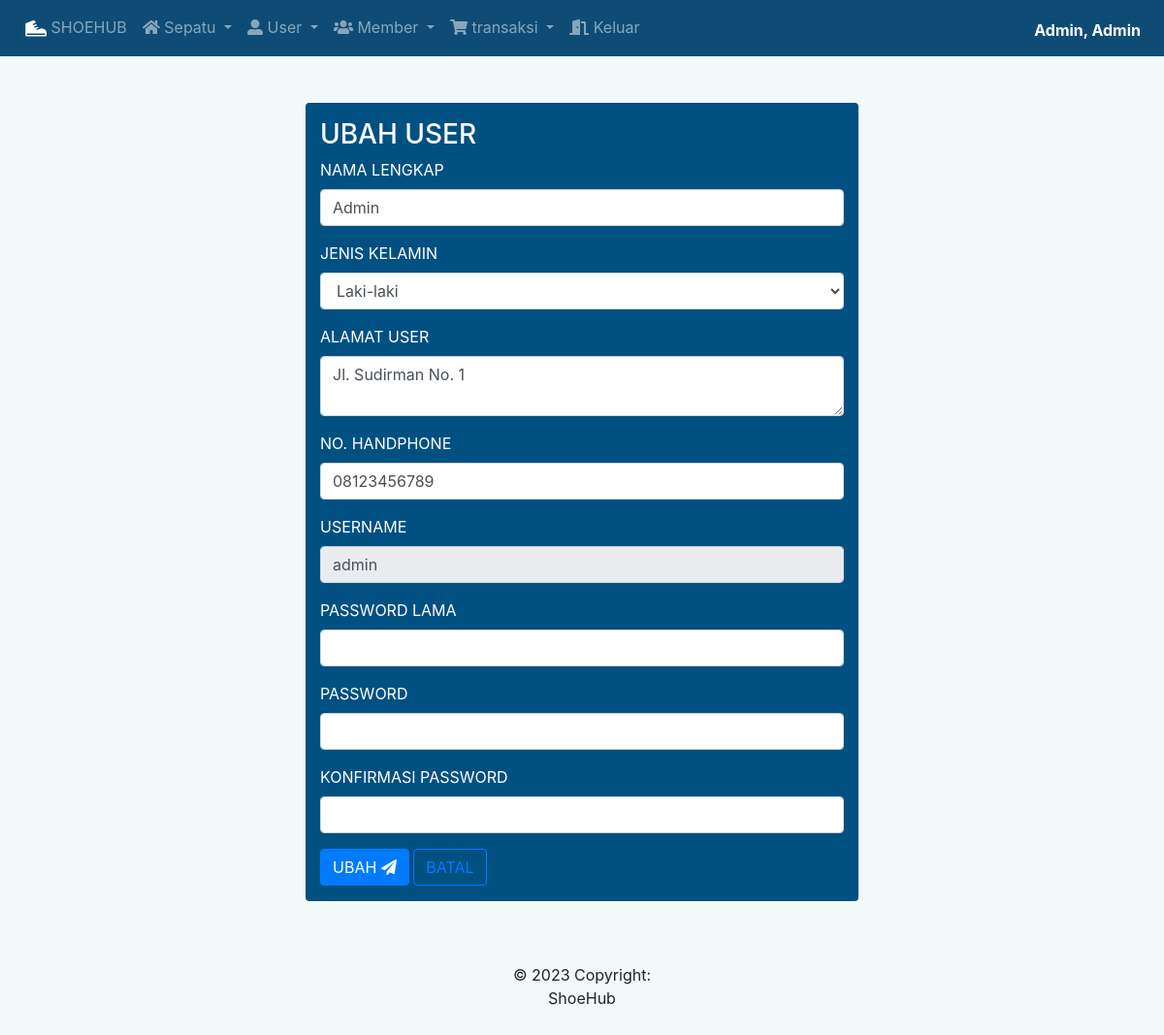
Page /user_ubah.php?id_user=1 (signed in) on the committed database.
### tables this page shows
CREATE TABLE `tb_user` (
  `id_user` int(11) NOT NULL,
  `username` varchar(50) NOT NULL,
  `password` varchar(255) NOT NULL,
  `nama_user` varchar(255) NOT NULL,
  `jenis_kelamin` enum('Laki-laki','Perempuan') NOT NULL,
  `alamat_user` text NOT NULL,
  `telp_user` varchar(15) NOT NULL
);

### user_ubah.php (the view, shortened to what this page needs)
<?php
	include 'functions.php';
	$id_user = $_GET['id_user'];
	$sql = "SELECT * FROM tb_user WHERE id_user = '$id_user'";
	$eksekusi = mysqli_query($koneksi, $sql);
	$data = mysqli_fetch_array($eksekusi);
 ?>
<!DOCTYPE html>
<html lang="en">
<head>
</head>
<body>
	<?php include 'nav.php'; ?>
	<div class="container mt-5 mb-5 text-white">
		<div class="row justify-content-center">
			<div class="col-md-6 rounded" style="background-color: #005082;">
				<form method="POST">
					<h3 class="mt-3">UBAH USER</h3>
					<div class="form-group">
						<label for="nama_user">NAMA LENGKAP</label>
						<input type="text" class="form-control" name="nama_user" value="<?= $data['nama_user']; ?>" required>
					</div>
					<div class="form-group">
						<label for="jenis_kelamin">JENIS KELAMIN</label>
						<select name="jenis_kelamin" class="form-control" required>
							<option value="<?= $data['jenis_kelamin']; ?>" hidden><?= $data['jenis_kelamin']; ?></option>
						</select>
					</div>
					<div class="form-group">
						<label for="alamat_user">ALAMAT USER</label>
						<textarea name="alamat_user" class="form-control" required><?= $data['alamat_user']; ?></textarea>
					</div>
					<div class="form-group">
						<label for="telp_user">NO. HANDPHONE</label>
						<input type="number" class="form-control" name="telp_user" value="<?= $data['telp_user']; ?>" required>
					</div>
					<div class="form-group">
						<label for="username">USERNAME</label>
						<input type="text" class="form-control" value="<?= $data['username']; ?>" disabled>
					</div>
					<div class="form-group">
						<label for="password_lama">PASSWORD LAMA</label>
						<input type="password" class="form-control" name="password_lama" required>
					</div>
					<div class="form-group">
						<label for="password">PASSWORD</label>
						<input type="password" class="form-control" name="password" required>
					</div>
					<div class="form-group">
						<label for="password2">KONFIRMASI PASSWORD</label>
						<input type="password" class="form-control" name="password2" required>
					</div>
					<div class="form-group">
						<button type="submit" class="btn btn-primary" name="submit">UBAH <i class="fa fa-paper-plane"></i></button>
						<a class="btn btn-outline-primary" href="user_show.php">BATAL</a>
					</div>
				</form>
			</div>
		</div>
	</div>
</body>
<?php include 'footer.php'; ?>
</html>

### nav.php (style rules this page uses)
.container { margin-top: 30px; }

### rows in the picture
tb_user: nama_user "Admin", jenis_kelamin "Laki-laki", alamat_user "Jl. Sudirman No. 1", telp_user "08123456789", username "admin"

### other values in the picture
$username "Admin"
